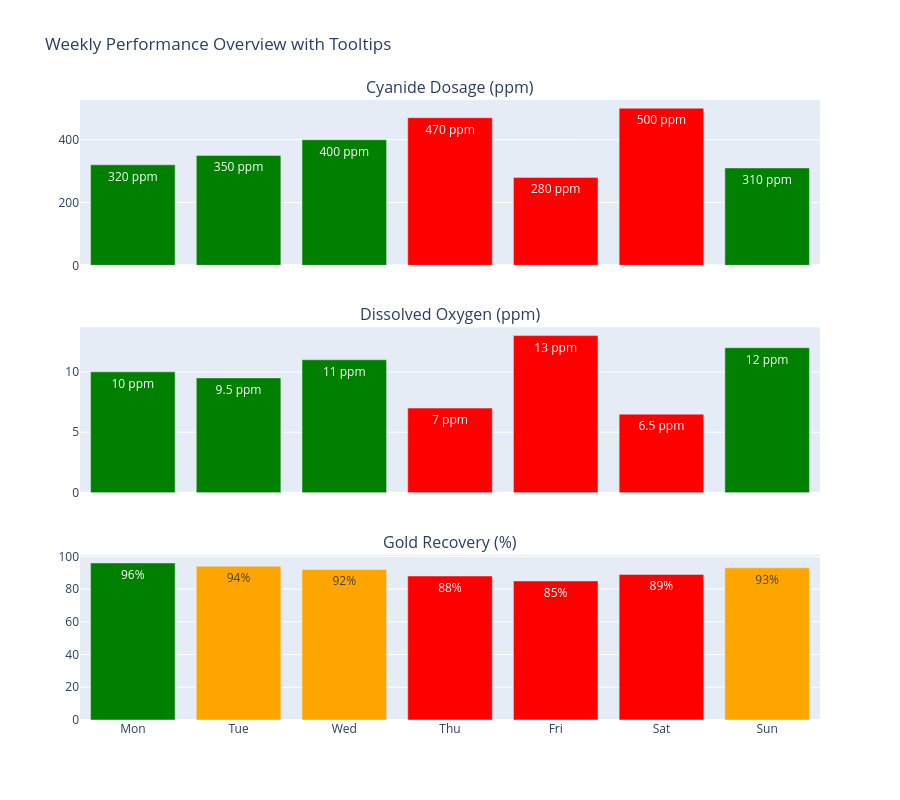

The notebook cell saved with this chart:
### Markdown cell above
Daily Strip Panel – One column per day, showing colour-coded strips or mini-graphs for:
* Cyanide dosage vs range
* Dissolved oxygen vs range
* Recovery vs max
* Tooltip or value display on hover

### Code cell
import plotly.graph_objects as go
from plotly.subplots import make_subplots

# Define sample data since it was missing from the previous context
days = ["Mon", "Tue", "Wed", "Thu", "Fri", "Sat", "Sun"]
cn_dosage = [320, 350, 400, 470, 280, 500, 310]       # ppm
do_levels = [10, 9.5, 11, 7, 13, 6.5, 12]             # ppm
recovery = [96, 94, 92, 88, 85, 89, 93]               # %

# Create subplots
fig = make_subplots(rows=3, cols=1, shared_xaxes=True, vertical_spacing=0.1,
					subplot_titles=("Cyanide Dosage (ppm)", "Dissolved Oxygen (ppm)", "Gold Recovery (%)"))

# CN Dosage plot
fig.add_trace(go.Bar(
	x=days,
	y=cn_dosage,
	marker_color=['green' if 300 <= val <= 450 else 'red' for val in cn_dosage],
	text=[f"{val} ppm" for val in cn_dosage],
	hoverinfo='text',
	name="CN Dosage"
), row=1, col=1)

# DO plot
fig.add_trace(go.Bar(
	x=days,
	y=do_levels,
	marker_color=['green' if 8 <= val <= 12 else 'red' for val in do_levels],
	text=[f"{val} ppm" for val in do_levels],
	hoverinfo='text',
	name="DO Level"
), row=2, col=1)

# Gold Recovery plot
fig.add_trace(go.Bar(
	x=days,
	y=recovery,
	marker_color=[
		'green' if val >= 95 else 'orange' if val >= 90 else 'red' for val in recovery
	],
	text=[f"{val}%" for val in recovery],
	hoverinfo='text',
	name="Recovery"
), row=3, col=1)

# Update layout
fig.update_layout(
	height=800,
	title_text="Weekly Performance Overview with Tooltips",
	showlegend=False
)

fig.show()

### Figure 1 — Plotly figure (JSON) as saved in the notebook; plotly's stock layout.template omitted (floating-point values rounded to 4 significant figures)
{"data": [{"hoverinfo": "text", "marker": {"color": ["green", "green", "green", "red", "red", "red", "green"]}, "name": "CN Dosage", "text": ["320 ppm", "350 ppm", "400 ppm", "470 ppm", "280 ppm", "500 ppm", "310 ppm"], "type": "bar", "x": ["Mon", "Tue", "Wed", "Thu", "Fri", "Sat", "Sun"], "xaxis": "x", "y": [320, 350, 400, 470, 280, 500, 310], "yaxis": "y"}, {"hoverinfo": "text", "marker": {"color": ["green", "green", "green", "red", "red", "red", "green"]}, "name": "DO Level", "text": ["10 ppm", "9.5 ppm", "11 ppm", "7 ppm", "13 ppm", "6.5 ppm", "12 ppm"], "type": "bar", "x": ["Mon", "Tue", "Wed", "Thu", "Fri", "Sat", "Sun"], "xaxis": "x2", "y": [10, 9.5, 11, 7, 13, 6.5, 12], "yaxis": "y2"}, {"hoverinfo": "text", "marker": {"color": ["green", "orange", "orange", "red", "red", "red", "orange"]}, "name": "Recovery", "text": ["96%", "94%", "92%", "88%", "85%", "89%", "93%"], "type": "bar", "x": ["Mon", "Tue", "Wed", "Thu", "Fri", "Sat", "Sun"], "xaxis": "x3", "y": [96, 94, 92, 88, 85, 89, 93], "yaxis": "y3"}], "layout": {"annotations": [{"font": {"size": 16}, "showarrow": false, "text": "Cyanide Dosage (ppm)", "x": 0.5, "xanchor": "center", "xref": "paper", "y": 1, "yanchor": "bottom", "yref": "paper"}, {"font": {"size": 16}, "showarrow": false, "text": "Dissolved Oxygen (ppm)", "x": 0.5, "xanchor": "center", "xref": "paper", "y": 0.6333, "yanchor": "bottom", "yref": "paper"}, {"font": {"size": 16}, "showarrow": false, "text": "Gold Recovery (%)", "x": 0.5, "xanchor": "center", "xref": "paper", "y": 0.2667, "yanchor": "bottom", "yref": "paper"}], "height": 800, "showlegend": false, "title": {"text": "Weekly Performance Overview with Tooltips"}, "xaxis": {"anchor": "y", "domain": [0, 1], "matches": "x3", "showticklabels": false}, "xaxis2": {"anchor": "y2", "domain": [0, 1], "matches": "x3", "showticklabels": false}, "xaxis3": {"anchor": "y3", "domain": [0, 1]}, "yaxis": {"anchor": "x", "domain": [0.7333, 1]}, "yaxis2": {"anchor": "x2", "domain": [0.3667, 0.6333]}, "yaxis3": {"anchor": "x3", "domain": [0, 0.2667]}}}
